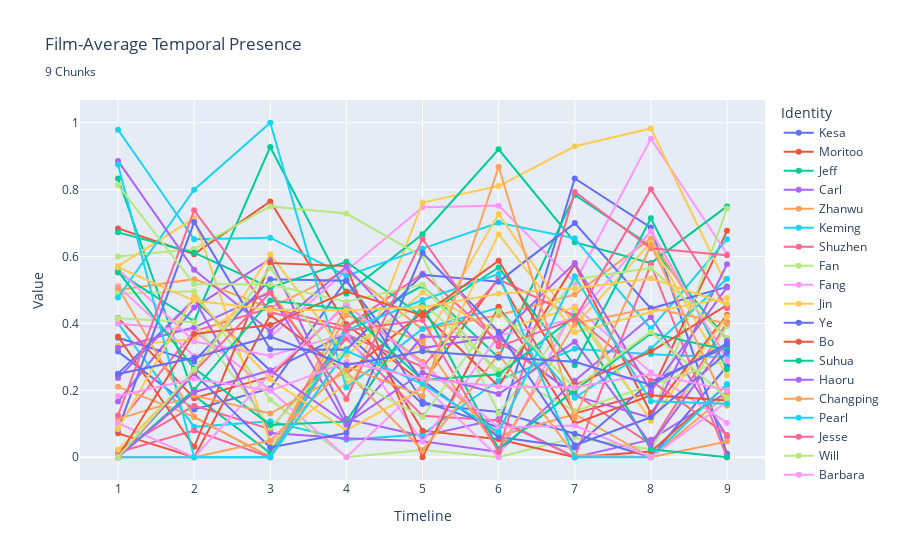

Notebook code for this chart:
### Markdown cell above
### DIFFERENCE FROM AVG

### Code cell
CHUNKING = 9

# User plotly to visualize something

import plotly.express as px
import pandas as pd

# Load all csv files in csv/
import glob
import os

csv_files = glob.glob("csv/*.csv")

USE_GENDER_NAMES = False

USE_FILM_AVERAGE = True # Better keep true

ONLY_LOOK_AT_SECONDLAST_AS_ENDING = False

FILM_FRAME_TOTALS = {
	"Cliff": 2097,
	"Our Village": 2377,
	"Diary of Nurse": 2297,
	"Sabrina": 2751,
	"The Man from Laramie": 2477,
	"Human Desire": 2200,
	"Chikamatsu Story": 2460,
	"Black River": 2552,
	"Duel in the Sun": 3207,
	"Gilda": 2652,
	"Jigoku Mon": 2151,
	"Kurutta Kajitsu": 2076,
	"Notorious": 2433,
	"Oklahoma": 3577,
	"Vikings": 2740,
	"Waves of Life": 2465
}

RIVALS = ["Keming", "Professor Yuan", "Haoru", "David", "Vic", "Carl", "Ishun", "Hitokiri Joe", "Natsuhisa", "Bo Kang", "Wataru", "Jud", "Alex Sebastian", "Ballin", "Einar", "Jesse"]
MALES = ["Zhanwu", "Fan Jun", "Changping", "Linus", "Will", "Jeff", "Mohei", "Nishida", "Haruji", "Jin Zhang", "Moritoo", "Curly", "Devlin", "Johnny", "Eric", "Lewt"]
LADIES = ["Shuzhen", "Fang Qing", "Suhua", "Sabrina", "Barbara", "Vicki", "Osan", "Shizuko", "Eri", "Ye Suping", "Kesa", "Laurey", "Alicia", "Gilda", "Morgana", "Pearl"]

PROTAGONISTS = ["Zhanwu", "Fang Qing", "Suhua", "Sabrina", "Will", "Jeff", "Mohei", "Nishida", "Haruji", "Jin Zhang", "Moritoo", "Curly", "Alicia", "Johnny", "Eric", "Pearl"]
LOVES = ["Shuzhen", "Fan Jun", "Changping", "Linus", "Barbara", "Vicki", "Osan", "Shizuko", "Eri", "Ye Suping", "Kesa", "Laurey", "Devlin", "Gilda", "Morgana", "Lewt"]

def find_section(range_start, range_end, num_sections, value):
    """
    Given a range [range_start, range_end], this function splits it into
    num_sections and returns which section (1-based index) the value falls into.

    :param range_start: The start of the range (inclusive).
    :param range_end: The end of the range (inclusive).
    :param num_sections: Number of sections to divide the range into.
    :param value: The value for which we want to determine the section index.
    :return: The section index (1-based) where the value fits.
    """
    # Handle edge cases, e.g., if value < range_start or value > range_end
    if value <= range_start:
        return 1
    if value >= range_end:
        return num_sections

    # Compute the size of each section
    section_size = (range_end - range_start) / num_sections

    # Determine which section the value falls into using integer division
    section_index = int((value - range_start) // section_size) + 1

    # Make sure the section index doesn't exceed num_sections
    if section_index > num_sections:
        section_index = num_sections

    return section_index

def get_name(name):
	if USE_GENDER_NAMES:
		if name in MALES:
			name = "Male"
		elif name in LADIES:
			name = "Female"
	else:
		if name in PROTAGONISTS:
			name = "Protagonist"
		elif name in LOVES:
			name = "Love"
	return name

data = []
chunks = []
chunk_totals = {}
chunk_all_totals = []
name_totals = {}
individual_chunks = []
film_totals = {}
most_significant_rivals_at_end = {}
all_names = []

for i in range(CHUNKING + 1):
	chunk_all_totals.append(0)
for i in range(CHUNKING + 1):
	chunks.append({})
	individual_chunks.append({})

for file in csv_files:
	film = file[4:-4]
	with open(file) as f:
		lines = f.readlines()[2:]
		for line in lines:
			line = line.split(",")
			if line[5] != "\"N/A\"":
				# Att 3 is frame numbder / film's total frames (the film is the name of the current csv file)
				total = FILM_FRAME_TOTALS[os.path.basename(file)[:-4]]
				frame = int(line[0][1:][:-1])
				name = line[5][1:][:-1]
				genName = name
				
				if name in RIVALS:
					genName = "Rival"
				genName = get_name(genName)
				if genName not in ["Rival", "Protagonist", "Female", "Male", "Love"]:
					continue

				time = find_section(0, total, CHUNKING, frame)

				name = film + ":::" + name
				if name not in all_names:
					all_names.append(name)
				genName = film + ":::" + genName
				chunk_all_totals[time] += 1

				# the chunk array time participant is a dictionary of the participants in that chunk
				chunk_key = film + "---" + f"{time}"
				if chunk_key not in chunk_totals:
					chunk_totals[chunk_key] = 0

				chunk_totals[chunk_key] += 1
				if genName not in chunks[time]:
					chunks[time][genName] = 0
				if name not in individual_chunks[time]:
					individual_chunks[time][name] = 0
				chunks[time][genName] += 1
				individual_chunks[time][name] += 1

				#data.append([frame, line[1], name, time])

	if film not in film_totals:
		film_totals[film] = 0

for i in range(CHUNKING + 1):
	names = {}
	for name in chunks[i]:
		# print(name)
		
		films = name.split(":::")
		real_name = films[1]
		real_film = films[0]

		total = chunk_totals[real_film + "---" + f"{i}"]
		character_in_chunk = chunks[i][name]
		avg = character_in_chunk / total
		if real_name not in names:
			names[real_name] = 0
		if USE_FILM_AVERAGE:
			names[real_name] += avg
		else:
			names[real_name] += character_in_chunk
		
		if name not in all_names:
			all_names.append(name)

	for name in names:
		chunk_total = names[name]
		real_avg = chunk_total / len(FILM_FRAME_TOTALS)

		data.append([i, name, real_avg])

df = pd.DataFrame(data, columns=["Timeline", "Identity", "Value"])
df["Identity"] = df["Identity"].astype(str)
df["Identity"] = df["Identity"].apply(lambda x: x.split(" ")[0])

# Create a scatter plot of the data
fig = px.line(df, x="Timeline", y="Value", color="Identity", title=f"Film-Average Temporal Presence <br><sub>{CHUNKING} Chunks</sub>")
#fig.show()

data2 = []

for c in range(1, CHUNKING+1):
	for name in all_names:
		if name.split(":::")[1] not in RIVALS + LOVES + PROTAGONISTS:
			continue
		n = name.split(":::")[0] + ":::" + name.split(":::")[1]
		if n not in individual_chunks[c]:
			individual_chunks[c][n] = 0

for i in range(CHUNKING + 1):
	names = {}
	for name in individual_chunks[i]:
		# print(name)

		iv = -999
		
		films = name.split(":::")
		real_name = films[1]
		real_film = films[0]
		gen_name = real_name
		if gen_name in RIVALS:
			gen_name = "Rival"
		gen_name = get_name(gen_name)

		for d in data:
			if d[0] == i and d[1] == gen_name:
				mean = d[2]
				selfVal = individual_chunks[i][name]
				selfMean = selfVal / chunk_totals[real_film + "---" + f"{i}"]
				iv = abs(mean - selfMean)
				data2.append([i, real_name, selfMean, gen_name, real_film])
				#print(f"{iv},{real_name} ({gen_name}),{real_film}")
				break
		
		if iv < -998:
			raise Exception("Difference not found")
		
		newName = name + ":::" + gen_name
		
		if newName not in name_totals:
			name_totals[newName] = 0
		name_totals[newName] += iv

		if gen_name == "Rival" and i > CHUNKING-2:
			if (ONLY_LOOK_AT_SECONDLAST_AS_ENDING and i == CHUNKING - 1) or not ONLY_LOOK_AT_SECONDLAST_AS_ENDING:
				if name not in most_significant_rivals_at_end:
					most_significant_rivals_at_end[name] = 0
				most_significant_rivals_at_end[name] += selfMean
		
		film_totals[real_film] += iv

for c in range(1, CHUNKING + 1):
	for name in ["Rival", "Protagonist", "Love"]:
		mean = 0
		for d in data:
			if d[0] == c and d[1] == name:
				mean = d[2]
				break
		data2.append([c, name, mean, name, "FilmAverage"])

name_totals = sorted(name_totals.items(), key = lambda x:x[1], reverse = True)
name_totals = dict(name_totals)
film_totals = sorted(film_totals.items(), key = lambda x:x[1], reverse = True)
film_totals = dict(film_totals)
most_significant_rivals_at_end = sorted(most_significant_rivals_at_end.items(), key = lambda x:x[1])
most_significant_rivals_at_end = dict(most_significant_rivals_at_end)
		
print("Most close-to-average characters:\n")
for p in name_totals:
	s = p.split(":::")
	print(f"{s[1]},{s[0]} ({s[2]}),{name_totals[p]}")

print("\n\n\n\n\n\n\n\n\n\n\n\n\n\n\nMost close-to-average films:\n")

for f in film_totals:
	print(f"{f},{film_totals[f]}")

print(f"\n\n\n\n\n\n\n\n\n\n\n\n\n\n\nMost significant rivals at ending (Only 2nd last: {ONLY_LOOK_AT_SECONDLAST_AS_ENDING}):\n")

for i in most_significant_rivals_at_end:
	print(f"{i},{most_significant_rivals_at_end[i]}")
			
df = pd.DataFrame(data2, columns=["Timeline", "Identity", "Value", "Role", "Title"])
df["Identity"] = df["Identity"].astype(str)
df["Identity"] = df["Identity"].apply(lambda x: x.split(" ")[0])
df.to_csv("All_Chunked_Presence_Normalized_in_All_Movies.csv")


# Create a scatter plot of the data
fig = px.line(df, x="Timeline", y="Value", color="Identity", title=f"Film-Average Temporal Presence <br><sub>{CHUNKING} Chunks</sub>", markers=True)
fig.show()

#df.to_csv("All_Mean")

### Figure 1 — Plotly figure (JSON) as saved in the notebook; plotly's stock layout.template omitted (floating-point values rounded to 4 significant figures)
{"data": [{"hovertemplate": "Identity=Kesa<br>Timeline=%{x}<br>Value=%{y}<extra></extra>", "legendgroup": "Kesa", "line": {"color": "#636efa", "dash": "solid"}, "marker": {"symbol": "circle"}, "mode": "markers+lines", "name": "Kesa", "orientation": "v", "showlegend": true, "type": "scatter", "x": [1, 2, 3, 4, 5, 6, 7, 8, 9], "xaxis": "x", "y": [0.3158, 0.1429, 0.2059, 0.5301, 0.1667, 0.08929, 0.8333, 0.6866, 0.0101], "yaxis": "y"}, {"hovertemplate": "Identity=Moritoo<br>Timeline=%{x}<br>Value=%{y}<extra></extra>", "legendgroup": "Moritoo", "line": {"color": "#EF553B", "dash": "solid"}, "marker": {"symbol": "circle"}, "mode": "markers+lines", "name": "Moritoo", "orientation": "v", "showlegend": true, "type": "scatter", "x": [1, 2, 3, 4, 5, 6, 7, 8, 9], "xaxis": "x", "y": [0.6842, 0.6071, 0.7647, 0.3976, 0.2222, 0.5357, 0.131, 0.194, 0.6768], "yaxis": "y"}, {"hovertemplate": "Identity=Jeff<br>Timeline=%{x}<br>Value=%{y}<extra></extra>", "legendgroup": "Jeff", "line": {"color": "#00cc96", "dash": "solid"}, "marker": {"symbol": "circle"}, "mode": "markers+lines", "name": "Jeff", "orientation": "v", "showlegend": true, "type": "scatter", "x": [1, 2, 3, 4, 5, 6, 7, 8, 9], "xaxis": "x", "y": [0.8333, 0.1842, 0.01235, 0.3905, 0.5127, 0.2977, 0.7843, 0.6316, 0.3515], "yaxis": "y"}, {"hovertemplate": "Identity=Carl<br>Timeline=%{x}<br>Value=%{y}<extra></extra>", "legendgroup": "Carl", "line": {"color": "#ab63fa", "dash": "solid"}, "marker": {"symbol": "circle"}, "mode": "markers+lines", "name": "Carl", "orientation": "v", "showlegend": true, "type": "scatter", "x": [1, 2, 3, 4, 5, 6, 7, 8, 9], "xaxis": "x", "y": [0.1667, 0.4474, 0.5926, 0.1143, 0.06329, 0.1145, 0, 0.05263, 0.1939], "yaxis": "y"}, {"hovertemplate": "Identity=Zhanwu<br>Timeline=%{x}<br>Value=%{y}<extra></extra>", "legendgroup": "Zhanwu", "line": {"color": "#FFA15A", "dash": "solid"}, "marker": {"symbol": "circle"}, "mode": "markers+lines", "name": "Zhanwu", "orientation": "v", "showlegend": true, "type": "scatter", "x": [1, 2, 3, 4, 5, 6, 7, 8, 9], "xaxis": "x", "y": [0.5, 0.5325, 0.4462, 0.5584, 0.3824, 0.4248, 0.4865, 0.6538, 0.2982], "yaxis": "y"}, {"hovertemplate": "Identity=Keming<br>Timeline=%{x}<br>Value=%{y}<extra></extra>", "legendgroup": "Keming", "line": {"color": "#19d3f3", "dash": "solid"}, "marker": {"symbol": "circle"}, "mode": "markers+lines", "name": "Keming", "orientation": "v", "showlegend": true, "type": "scatter", "x": [1, 2, 3, 4, 5, 6, 7, 8, 9], "xaxis": "x", "y": [0.4, 0.09091, 0.1077, 0.05195, 0.06863, 0.2301, 0.3243, 0.3077, 0.2982], "yaxis": "y"}, {"hovertemplate": "Identity=Shuzhen<br>Timeline=%{x}<br>Value=%{y}<extra></extra>", "legendgroup": "Shuzhen", "line": {"color": "#FF6692", "dash": "solid"}, "marker": {"symbol": "circle"}, "mode": "markers+lines", "name": "Shuzhen", "orientation": "v", "showlegend": true, "type": "scatter", "x": [1, 2, 3, 4, 5, 6, 7, 8, 9], "xaxis": "x", "y": [0.1, 0.3766, 0.4462, 0.3896, 0.549, 0.3451, 0.1892, 0.03846, 0.4035], "yaxis": "y"}, {"hovertemplate": "Identity=Fan<br>Timeline=%{x}<br>Value=%{y}<extra></extra>", "legendgroup": "Fan", "line": {"color": "#B6E880", "dash": "solid"}, "marker": {"symbol": "circle"}, "mode": "markers+lines", "name": "Fan", "orientation": "v", "showlegend": true, "type": "scatter", "x": [1, 2, 3, 4, 5, 6, 7, 8, 9], "xaxis": "x", "y": [0.4891, 0.4961, 0.1719, 0, 0.02198, 0, 0.05797, 0.02381, 0.3922], "yaxis": "y"}, {"hovertemplate": "Identity=Fang<br>Timeline=%{x}<br>Value=%{y}<extra></extra>", "legendgroup": "Fang", "line": {"color": "#FF97FF", "dash": "solid"}, "marker": {"symbol": "circle"}, "mode": "markers+lines", "name": "Fang", "orientation": "v", "showlegend": true, "type": "scatter", "x": [1, 2, 3, 4, 5, 6, 7, 8, 9], "xaxis": "x", "y": [0.5109, 0.3023, 0.3594, 0.5577, 0.7473, 0.7522, 0.5217, 0.9524, 0.6078], "yaxis": "y"}, {"hovertemplate": "Identity=Jin<br>Timeline=%{x}<br>Value=%{y}<extra></extra>", "legendgroup": "Jin", "line": {"color": "#FECB52", "dash": "solid"}, "marker": {"symbol": "circle"}, "mode": "markers+lines", "name": "Jin", "orientation": "v", "showlegend": true, "type": "scatter", "x": [1, 2, 3, 4, 5, 6, 7, 8, 9], "xaxis": "x", "y": [0.3333, 0.3529, 0.5, 0.1728, 0.7614, 0.8108, 0.9296, 0.9828, 0.5114], "yaxis": "y"}, {"hovertemplate": "Identity=Ye<br>Timeline=%{x}<br>Value=%{y}<extra></extra>", "legendgroup": "Ye", "line": {"color": "#636efa", "dash": "solid"}, "marker": {"symbol": "circle"}, "mode": "markers+lines", "name": "Ye", "orientation": "v", "showlegend": true, "type": "scatter", "x": [1, 2, 3, 4, 5, 6, 7, 8, 9], "xaxis": "x", "y": [0.25, 0.4706, 0.2593, 0.3704, 0.1591, 0.1351, 0.07042, 0, 0.2727], "yaxis": "y"}, {"hovertemplate": "Identity=Bo<br>Timeline=%{x}<br>Value=%{y}<extra></extra>", "legendgroup": "Bo", "line": {"color": "#EF553B", "dash": "solid"}, "marker": {"symbol": "circle"}, "mode": "markers+lines", "name": "Bo", "orientation": "v", "showlegend": true, "type": "scatter", "x": [1, 2, 3, 4, 5, 6, 7, 8, 9], "xaxis": "x", "y": [0.4167, 0.1765, 0.2407, 0.4568, 0.07955, 0.05405, 0, 0.01724, 0.2159], "yaxis": "y"}, {"hovertemplate": "Identity=Suhua<br>Timeline=%{x}<br>Value=%{y}<extra></extra>", "legendgroup": "Suhua", "line": {"color": "#00cc96", "dash": "solid"}, "marker": {"symbol": "circle"}, "mode": "markers+lines", "name": "Suhua", "orientation": "v", "showlegend": true, "type": "scatter", "x": [1, 2, 3, 4, 5, 6, 7, 8, 9], "xaxis": "x", "y": [0.5526, 0.4066, 0.9277, 0.4886, 0.6667, 0.9206, 0.6429, 0.5804, 0.75], "yaxis": "y"}, {"hovertemplate": "Identity=Haoru<br>Timeline=%{x}<br>Value=%{y}<extra></extra>", "legendgroup": "Haoru", "line": {"color": "#ab63fa", "dash": "solid"}, "marker": {"symbol": "circle"}, "mode": "markers+lines", "name": "Haoru", "orientation": "v", "showlegend": true, "type": "scatter", "x": [1, 2, 3, 4, 5, 6, 7, 8, 9], "xaxis": "x", "y": [0.2368, 0.4725, 0.07229, 0.05682, 0.04762, 0.01587, 0.2286, 0.4196, 0.0625], "yaxis": "y"}, {"hovertemplate": "Identity=Changping<br>Timeline=%{x}<br>Value=%{y}<extra></extra>", "legendgroup": "Changping", "line": {"color": "#FFA15A", "dash": "solid"}, "marker": {"symbol": "circle"}, "mode": "markers+lines", "name": "Changping", "orientation": "v", "showlegend": true, "type": "scatter", "x": [1, 2, 3, 4, 5, 6, 7, 8, 9], "xaxis": "x", "y": [0.2105, 0.1209, 0, 0.4545, 0.2857, 0.06349, 0.1286, 0, 0.1875], "yaxis": "y"}, {"hovertemplate": "Identity=Pearl<br>Timeline=%{x}<br>Value=%{y}<extra></extra>", "legendgroup": "Pearl", "line": {"color": "#19d3f3", "dash": "solid"}, "marker": {"symbol": "circle"}, "mode": "markers+lines", "name": "Pearl", "orientation": "v", "showlegend": true, "type": "scatter", "x": [1, 2, 3, 4, 5, 6, 7, 8, 9], "xaxis": "x", "y": [0.9792, 0.6514, 0.6565, 0.5424, 0.6237, 0.7008, 0.6545, 0.3846, 0.6519], "yaxis": "y"}, {"hovertemplate": "Identity=Jesse<br>Timeline=%{x}<br>Value=%{y}<extra></extra>", "legendgroup": "Jesse", "line": {"color": "#FF6692", "dash": "solid"}, "marker": {"symbol": "circle"}, "mode": "markers+lines", "name": "Jesse", "orientation": "v", "showlegend": true, "type": "scatter", "x": [1, 2, 3, 4, 5, 6, 7, 8, 9], "xaxis": "x", "y": [0.02083, 0.1543, 0.08397, 0.3559, 0.1237, 0.1102, 0, 0.5769, 0], "yaxis": "y"}, {"hovertemplate": "Identity=Will<br>Timeline=%{x}<br>Value=%{y}<extra></extra>", "legendgroup": "Will", "line": {"color": "#B6E880", "dash": "solid"}, "marker": {"symbol": "circle"}, "mode": "markers+lines", "name": "Will", "orientation": "v", "showlegend": true, "type": "scatter", "x": [1, 2, 3, 4, 5, 6, 7, 8, 9], "xaxis": "x", "y": [0.6, 0.6222, 0.75, 0.7284, 0.6, 0.1316, 0.4314, 0.1111, 0.7436], "yaxis": "y"}, {"hovertemplate": "Identity=Barbara<br>Timeline=%{x}<br>Value=%{y}<extra></extra>", "legendgroup": "Barbara", "line": {"color": "#FF97FF", "dash": "solid"}, "marker": {"symbol": "circle"}, "mode": "markers+lines", "name": "Barbara", "orientation": "v", "showlegend": true, "type": "scatter", "x": [1, 2, 3, 4, 5, 6, 7, 8, 9], "xaxis": "x", "y": [0.4, 0.3778, 0.2, 0, 0.2167, 0, 0.451, 0.254, 0.1026], "yaxis": "y"}, {"hovertemplate": "Identity=Nishida<br>Timeline=%{x}<br>Value=%{y}<extra></extra>", "legendgroup": "Nishida", "line": {"color": "#FECB52", "dash": "solid"}, "marker": {"symbol": "circle"}, "mode": "markers+lines", "name": "Nishida", "orientation": "v", "showlegend": true, "type": "scatter", "x": [1, 2, 3, 4, 5, 6, 7, 8, 9], "xaxis": "x", "y": [0.5714, 0.7143, 0.04255, 0.2222, 0.3378, 0.7273, 0.3942, 0.6415, 0.2447], "yaxis": "y"}, {"hovertemplate": "Identity=Hitokiri<br>Timeline=%{x}<br>Value=%{y}<extra></extra>", "legendgroup": "Hitokiri", "line": {"color": "#636efa", "dash": "solid"}, "marker": {"symbol": "circle"}, "mode": "markers+lines", "name": "Hitokiri", "orientation": "v", "showlegend": true, "type": "scatter", "x": [1, 2, 3, 4, 5, 6, 7, 8, 9], "xaxis": "x", "y": [0.3571, 0.2857, 0.5319, 0.5278, 0.2297, 0.06061, 0.0292, 0.2264, 0.3298], "yaxis": "y"}, {"hovertemplate": "Identity=Shizuko<br>Timeline=%{x}<br>Value=%{y}<extra></extra>", "legendgroup": "Shizuko", "line": {"color": "#EF553B", "dash": "solid"}, "marker": {"symbol": "circle"}, "mode": "markers+lines", "name": "Shizuko", "orientation": "v", "showlegend": true, "type": "scatter", "x": [1, 2, 3, 4, 5, 6, 7, 8, 9], "xaxis": "x", "y": [0.07143, 0, 0.4255, 0.25, 0.4324, 0.2121, 0.5766, 0.1321, 0.4255], "yaxis": "y"}, {"hovertemplate": "Identity=Alicia<br>Timeline=%{x}<br>Value=%{y}<extra></extra>", "legendgroup": "Alicia", "line": {"color": "#00cc96", "dash": "solid"}, "marker": {"symbol": "circle"}, "mode": "markers+lines", "name": "Alicia", "orientation": "v", "showlegend": true, "type": "scatter", "x": [1, 2, 3, 4, 5, 6, 7, 8, 9], "xaxis": "x", "y": [0.6723, 0.6116, 0.5069, 0.5844, 0.4201, 0.5672, 0.2752, 0.7143, 0.2628], "yaxis": "y"}, {"hovertemplate": "Identity=Devlin<br>Timeline=%{x}<br>Value=%{y}<extra></extra>", "legendgroup": "Devlin", "line": {"color": "#ab63fa", "dash": "solid"}, "marker": {"symbol": "circle"}, "mode": "markers+lines", "name": "Devlin", "orientation": "v", "showlegend": true, "type": "scatter", "x": [1, 2, 3, 4, 5, 6, 7, 8, 9], "xaxis": "x", "y": [0.3277, 0.3884, 0.4931, 0.0974, 0.3607, 0.3582, 0.1835, 0.118, 0.5769], "yaxis": "y"}, {"hovertemplate": "Identity=Curly<br>Timeline=%{x}<br>Value=%{y}<extra></extra>", "legendgroup": "Curly", "line": {"color": "#FFA15A", "dash": "solid"}, "marker": {"symbol": "circle"}, "mode": "markers+lines", "name": "Curly", "orientation": "v", "showlegend": true, "type": "scatter", "x": [1, 2, 3, 4, 5, 6, 7, 8, 9], "xaxis": "x", "y": [0.5075, 0.12, 0, 0.4247, 0.3459, 0.02128, 0.4, 0.4458, 0.4], "yaxis": "y"}, {"hovertemplate": "Identity=Laurey<br>Timeline=%{x}<br>Value=%{y}<extra></extra>", "legendgroup": "Laurey", "line": {"color": "#19d3f3", "dash": "solid"}, "marker": {"symbol": "circle"}, "mode": "markers+lines", "name": "Laurey", "orientation": "v", "showlegend": true, "type": "scatter", "x": [1, 2, 3, 4, 5, 6, 7, 8, 9], "xaxis": "x", "y": [0.4776, 0.8, 1, 0.2085, 0.3836, 0.4468, 0.1778, 0.3253, 0.5333], "yaxis": "y"}, {"hovertemplate": "Identity=Jud<br>Timeline=%{x}<br>Value=%{y}<extra></extra>", "legendgroup": "Jud", "line": {"color": "#FF6692", "dash": "solid"}, "marker": {"symbol": "circle"}, "mode": "markers+lines", "name": "Jud", "orientation": "v", "showlegend": true, "type": "scatter", "x": [1, 2, 3, 4, 5, 6, 7, 8, 9], "xaxis": "x", "y": [0.01493, 0.08, 0, 0.3668, 0.2704, 0.5319, 0.4222, 0.2289, 0.06667], "yaxis": "y"}, {"hovertemplate": "Identity=Natsuhisa<br>Timeline=%{x}<br>Value=%{y}<extra></extra>", "legendgroup": "Natsuhisa", "line": {"color": "#B6E880", "dash": "solid"}, "marker": {"symbol": "circle"}, "mode": "markers+lines", "name": "Natsuhisa", "orientation": "v", "showlegend": true, "type": "scatter", "x": [1, 2, 3, 4, 5, 6, 7, 8, 9], "xaxis": "x", "y": [0.4157, 0.4038, 0.08929, 0.3261, 0.4615, 0.2597, 0.1379, 0.2162, 0.2895], "yaxis": "y"}, {"hovertemplate": "Identity=Haruji<br>Timeline=%{x}<br>Value=%{y}<extra></extra>", "legendgroup": "Haruji", "line": {"color": "#FF97FF", "dash": "solid"}, "marker": {"symbol": "circle"}, "mode": "markers+lines", "name": "Haruji", "orientation": "v", "showlegend": true, "type": "scatter", "x": [1, 2, 3, 4, 5, 6, 7, 8, 9], "xaxis": "x", "y": [0.5618, 0.3462, 0.3036, 0.3696, 0.04615, 0.3636, 0.4138, 0.6757, 0.2895], "yaxis": "y"}, {"hovertemplate": "Identity=Eri<br>Timeline=%{x}<br>Value=%{y}<extra></extra>", "legendgroup": "Eri", "line": {"color": "#FECB52", "dash": "solid"}, "marker": {"symbol": "circle"}, "mode": "markers+lines", "name": "Eri", "orientation": "v", "showlegend": true, "type": "scatter", "x": [1, 2, 3, 4, 5, 6, 7, 8, 9], "xaxis": "x", "y": [0.02247, 0.25, 0.6071, 0.3043, 0.4923, 0.3766, 0.4483, 0.1081, 0.4211], "yaxis": "y"}, {"hovertemplate": "Identity=Mohei<br>Timeline=%{x}<br>Value=%{y}<extra></extra>", "legendgroup": "Mohei", "line": {"color": "#636efa", "dash": "solid"}, "marker": {"symbol": "circle"}, "mode": "markers+lines", "name": "Mohei", "orientation": "v", "showlegend": true, "type": "scatter", "x": [1, 2, 3, 4, 5, 6, 7, 8, 9], "xaxis": "x", "y": [0.08333, 0.7031, 0.3226, 0.3214, 0.5455, 0.525, 0.7, 0.4444, 0.5094], "yaxis": "y"}, {"hovertemplate": "Identity=Osan<br>Timeline=%{x}<br>Value=%{y}<extra></extra>", "legendgroup": "Osan", "line": {"color": "#EF553B", "dash": "solid"}, "marker": {"symbol": "circle"}, "mode": "markers+lines", "name": "Osan", "orientation": "v", "showlegend": true, "type": "scatter", "x": [1, 2, 3, 4, 5, 6, 7, 8, 9], "xaxis": "x", "y": [0.3611, 0.03125, 0.5806, 0.5714, 0, 0.45, 0.1, 0.1852, 0.1698], "yaxis": "y"}, {"hovertemplate": "Identity=Ishun<br>Timeline=%{x}<br>Value=%{y}<extra></extra>", "legendgroup": "Ishun", "line": {"color": "#00cc96", "dash": "solid"}, "marker": {"symbol": "circle"}, "mode": "markers+lines", "name": "Ishun", "orientation": "v", "showlegend": true, "type": "scatter", "x": [1, 2, 3, 4, 5, 6, 7, 8, 9], "xaxis": "x", "y": [0.5556, 0.2656, 0.09677, 0.1071, 0.4545, 0.025, 0.2, 0.3704, 0.3208], "yaxis": "y"}, {"hovertemplate": "Identity=Johnny<br>Timeline=%{x}<br>Value=%{y}<extra></extra>", "legendgroup": "Johnny", "line": {"color": "#ab63fa", "dash": "solid"}, "marker": {"symbol": "circle"}, "mode": "markers+lines", "name": "Johnny", "orientation": "v", "showlegend": true, "type": "scatter", "x": [1, 2, 3, 4, 5, 6, 7, 8, 9], "xaxis": "x", "y": [0.886, 0.5603, 0.3769, 0.5693, 0.3263, 0.3615, 0.5806, 0.1985, 0.5078], "yaxis": "y"}, {"hovertemplate": "Identity=Ballin<br>Timeline=%{x}<br>Value=%{y}<extra></extra>", "legendgroup": "Ballin", "line": {"color": "#FFA15A", "dash": "solid"}, "marker": {"symbol": "circle"}, "mode": "markers+lines", "name": "Ballin", "orientation": "v", "showlegend": true, "type": "scatter", "x": [1, 2, 3, 4, 5, 6, 7, 8, 9], "xaxis": "x", "y": [0.114, 0.1844, 0.1308, 0.2555, 0.02105, 0.3077, 0.006452, 0, 0.04688], "yaxis": "y"}, {"hovertemplate": "Identity=Morgana<br>Timeline=%{x}<br>Value=%{y}<extra></extra>", "legendgroup": "Morgana", "line": {"color": "#19d3f3", "dash": "solid"}, "marker": {"symbol": "circle"}, "mode": "markers+lines", "name": "Morgana", "orientation": "v", "showlegend": true, "type": "scatter", "x": [1, 2, 3, 4, 5, 6, 7, 8, 9], "xaxis": "x", "y": [0.875, 0, 0, 0.3793, 0.47, 0.5476, 0, 0, 0.2188], "yaxis": "y"}, {"hovertemplate": "Identity=Einar<br>Timeline=%{x}<br>Value=%{y}<extra></extra>", "legendgroup": "Einar", "line": {"color": "#FF6692", "dash": "solid"}, "marker": {"symbol": "circle"}, "mode": "markers+lines", "name": "Einar", "orientation": "v", "showlegend": true, "type": "scatter", "x": [1, 2, 3, 4, 5, 6, 7, 8, 9], "xaxis": "x", "y": [0.125, 0.7381, 0.4333, 0.3793, 0.41, 0.01587, 0.7931, 0.625, 0.6042], "yaxis": "y"}, {"hovertemplate": "Identity=Sabrina<br>Timeline=%{x}<br>Value=%{y}<extra></extra>", "legendgroup": "Sabrina", "line": {"color": "#B6E880", "dash": "solid"}, "marker": {"symbol": "circle"}, "mode": "markers+lines", "name": "Sabrina", "orientation": "v", "showlegend": true, "type": "scatter", "x": [1, 2, 3, 4, 5, 6, 7, 8, 9], "xaxis": "x", "y": [0.8136, 0.5176, 0.5167, 0.4646, 0.5166, 0.2444, 0.5316, 0.566, 0.3571], "yaxis": "y"}, {"hovertemplate": "Identity=David<br>Timeline=%{x}<br>Value=%{y}<extra></extra>", "legendgroup": "David", "line": {"color": "#FF97FF", "dash": "solid"}, "marker": {"symbol": "circle"}, "mode": "markers+lines", "name": "David", "orientation": "v", "showlegend": true, "type": "scatter", "x": [1, 2, 3, 4, 5, 6, 7, 8, 9], "xaxis": "x", "y": [0.1017, 0, 0.25, 0.4545, 0.2781, 0.08889, 0.09494, 0, 0.1667], "yaxis": "y"}, {"hovertemplate": "Identity=Linus<br>Timeline=%{x}<br>Value=%{y}<extra></extra>", "legendgroup": "Linus", "line": {"color": "#FECB52", "dash": "solid"}, "marker": {"symbol": "circle"}, "mode": "markers+lines", "name": "Linus", "orientation": "v", "showlegend": true, "type": "scatter", "x": [1, 2, 3, 4, 5, 6, 7, 8, 9], "xaxis": "x", "y": [0.08475, 0.4824, 0.2333, 0.08081, 0.2053, 0.6667, 0.3734, 0.434, 0.4762], "yaxis": "y"}, {"hovertemplate": "Identity=Wataru<br>Timeline=%{x}<br>Value=%{y}<extra></extra>", "legendgroup": "Wataru", "line": {"color": "#636efa", "dash": "solid"}, "marker": {"symbol": "circle"}, "mode": "markers+lines", "name": "Wataru", "orientation": "v", "showlegend": true, "type": "scatter", "x": [1, 2, 3, 4, 5, 6, 7, 8, 9], "xaxis": "x", "y": [0, 0.25, 0.02941, 0.07229, 0.6111, 0.375, 0.03571, 0.1194, 0.3131], "yaxis": "y"}, {"hovertemplate": "Identity=Vicki<br>Timeline=%{x}<br>Value=%{y}<extra></extra>", "legendgroup": "Vicki", "line": {"color": "#EF553B", "dash": "solid"}, "marker": {"symbol": "circle"}, "mode": "markers+lines", "name": "Vicki", "orientation": "v", "showlegend": true, "type": "scatter", "x": [1, 2, 3, 4, 5, 6, 7, 8, 9], "xaxis": "x", "y": [0, 0.3684, 0.3951, 0.4952, 0.4241, 0.5878, 0.2157, 0.3158, 0.4545], "yaxis": "y"}, {"hovertemplate": "Identity=Professor<br>Timeline=%{x}<br>Value=%{y}<extra></extra>", "legendgroup": "Professor", "line": {"color": "#00cc96", "dash": "solid"}, "marker": {"symbol": "circle"}, "mode": "markers+lines", "name": "Professor", "orientation": "v", "showlegend": true, "type": "scatter", "x": [1, 2, 3, 4, 5, 6, 7, 8, 9], "xaxis": "x", "y": [0, 0.2016, 0.4688, 0.4423, 0.2308, 0.2478, 0.4203, 0.02381, 0], "yaxis": "y"}, {"hovertemplate": "Identity=Lewt<br>Timeline=%{x}<br>Value=%{y}<extra></extra>", "legendgroup": "Lewt", "line": {"color": "#ab63fa", "dash": "solid"}, "marker": {"symbol": "circle"}, "mode": "markers+lines", "name": "Lewt", "orientation": "v", "showlegend": true, "type": "scatter", "x": [1, 2, 3, 4, 5, 6, 7, 8, 9], "xaxis": "x", "y": [0, 0.1943, 0.2595, 0.1017, 0.2526, 0.189, 0.3455, 0.03846, 0.3481], "yaxis": "y"}, {"hovertemplate": "Identity=Vic<br>Timeline=%{x}<br>Value=%{y}<extra></extra>", "legendgroup": "Vic", "line": {"color": "#FFA15A", "dash": "solid"}, "marker": {"symbol": "circle"}, "mode": "markers+lines", "name": "Vic", "orientation": "v", "showlegend": true, "type": "scatter", "x": [1, 2, 3, 4, 5, 6, 7, 8, 9], "xaxis": "x", "y": [0, 0, 0.05, 0.2716, 0.1833, 0.8684, 0.1176, 0.6349, 0.1538], "yaxis": "y"}, {"hovertemplate": "Identity=Alex<br>Timeline=%{x}<br>Value=%{y}<extra></extra>", "legendgroup": "Alex", "line": {"color": "#19d3f3", "dash": "solid"}, "marker": {"symbol": "circle"}, "mode": "markers+lines", "name": "Alex", "orientation": "v", "showlegend": true, "type": "scatter", "x": [1, 2, 3, 4, 5, 6, 7, 8, 9], "xaxis": "x", "y": [0, 0, 0, 0.3182, 0.2192, 0.07463, 0.5413, 0.1677, 0.1603], "yaxis": "y"}, {"hovertemplate": "Identity=Gilda<br>Timeline=%{x}<br>Value=%{y}<extra></extra>", "legendgroup": "Gilda", "line": {"color": "#FF6692", "dash": "solid"}, "marker": {"symbol": "circle"}, "mode": "markers+lines", "name": "Gilda", "orientation": "v", "showlegend": true, "type": "scatter", "x": [1, 2, 3, 4, 5, 6, 7, 8, 9], "xaxis": "x", "y": [0, 0.2553, 0.4923, 0.1752, 0.6526, 0.3308, 0.4129, 0.8015, 0.4453], "yaxis": "y"}, {"hovertemplate": "Identity=Eric<br>Timeline=%{x}<br>Value=%{y}<extra></extra>", "legendgroup": "Eric", "line": {"color": "#B6E880", "dash": "solid"}, "marker": {"symbol": "circle"}, "mode": "markers+lines", "name": "Eric", "orientation": "v", "showlegend": true, "type": "scatter", "x": [1, 2, 3, 4, 5, 6, 7, 8, 9], "xaxis": "x", "y": [0, 0.2619, 0.5667, 0.2414, 0.12, 0.4365, 0.2069, 0.375, 0.1771], "yaxis": "y"}, {"hovertemplate": "Identity=Rival<br>Timeline=%{x}<br>Value=%{y}<extra></extra>", "legendgroup": "Rival", "line": {"color": "#FF97FF", "dash": "solid"}, "marker": {"symbol": "circle"}, "mode": "markers+lines", "name": "Rival", "orientation": "v", "showlegend": true, "type": "scatter", "x": [1, 2, 3, 4, 5, 6, 7, 8, 9], "xaxis": "x", "y": [0.1828, 0.2344, 0.1986, 0.2848, 0.2345, 0.2113, 0.2095, 0.2492, 0.2014], "yaxis": "y"}, {"hovertemplate": "Identity=Protagonist<br>Timeline=%{x}<br>Value=%{y}<extra></extra>", "legendgroup": "Protagonist", "line": {"color": "#FECB52", "dash": "solid"}, "marker": {"symbol": "circle"}, "mode": "markers+lines", "name": "Protagonist", "orientation": "v", "showlegend": true, "type": "scatter", "x": [1, 2, 3, 4, 5, 6, 7, 8, 9], "xaxis": "x", "y": [0.5681, 0.4684, 0.4408, 0.4396, 0.4484, 0.4888, 0.5053, 0.5345, 0.4587], "yaxis": "y"}, {"hovertemplate": "Identity=Love<br>Timeline=%{x}<br>Value=%{y}<extra></extra>", "legendgroup": "Love", "line": {"color": "#636efa", "dash": "solid"}, "marker": {"symbol": "circle"}, "mode": "markers+lines", "name": "Love", "orientation": "v", "showlegend": true, "type": "scatter", "x": [1, 2, 3, 4, 5, 6, 7, 8, 9], "xaxis": "x", "y": [0.2491, 0.2972, 0.3606, 0.2755, 0.3171, 0.2999, 0.2853, 0.2163, 0.3399], "yaxis": "y"}], "layout": {"legend": {"title": {"text": "Identity"}, "tracegroupgap": 0}, "title": {"text": "Film-Average Temporal Presence <br><sub>9 Chunks</sub>"}, "xaxis": {"anchor": "y", "domain": [0, 1], "title": {"text": "Timeline"}}, "yaxis": {"anchor": "x", "domain": [0, 1], "title": {"text": "Value"}}}}
